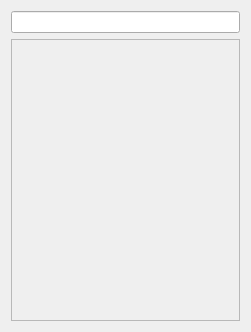
<?xml version="1.0" encoding="UTF-8"?>
<ui version="4.0">
 <class>Widget</class>
 <widget class="QWidget" name="Widget">
  <property name="geometry">
   <rect>
    <x>0</x>
    <y>0</y>
    <width>251</width>
    <height>332</height>
   </rect>
  </property>
  <property name="windowTitle">
   <string>Widget</string>
  </property>
  <layout class="QVBoxLayout" name="verticalLayout">
   <item>
    <widget class="QLineEdit" name="lineEdit"/>
   </item>
   <item>
    <widget class="QScrollArea" name="scrollArea">
     <property name="widgetResizable">
      <bool>true</bool>
     </property>
     <widget class="QWidget" name="scrollAreaWidgetContents">
      <property name="geometry">
       <rect>
        <x>0</x>
        <y>0</y>
        <width>231</width>
        <height>286</height>
       </rect>
      </property>
     </widget>
    </widget>
   </item>
  </layout>
 </widget>
 <resources/>
 <connections/>
</ui>
